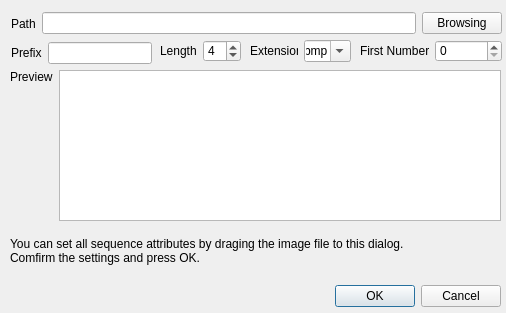
<?xml version="1.0" encoding="UTF-8"?>
<ui version="4.0">
 <class>SeqDialog</class>
 <widget class="QDialog" name="SeqDialog">
  <property name="geometry">
   <rect>
    <x>0</x>
    <y>0</y>
    <width>506</width>
    <height>313</height>
   </rect>
  </property>
  <property name="acceptDrops">
   <bool>true</bool>
  </property>
  <property name="windowTitle">
   <string>Image Sequence Setting</string>
  </property>
  <widget class="QDialogButtonBox" name="buttonBox">
   <property name="geometry">
    <rect>
     <x>160</x>
     <y>280</y>
     <width>341</width>
     <height>32</height>
    </rect>
   </property>
   <property name="orientation">
    <enum>Qt::Horizontal</enum>
   </property>
   <property name="standardButtons">
    <set>QDialogButtonBox::Cancel|QDialogButtonBox::Ok</set>
   </property>
  </widget>
  <widget class="QWidget" name="layoutWidget">
   <property name="geometry">
    <rect>
     <x>10</x>
     <y>70</y>
     <width>491</width>
     <height>151</height>
    </rect>
   </property>
   <layout class="QHBoxLayout" name="horizontalLayout_6">
    <item>
     <widget class="QLabel" name="label_6">
      <property name="sizePolicy">
       <sizepolicy hsizetype="Fixed" vsizetype="Preferred">
        <horstretch>0</horstretch>
        <verstretch>0</verstretch>
       </sizepolicy>
      </property>
      <property name="text">
       <string>Preview</string>
      </property>
      <property name="scaledContents">
       <bool>false</bool>
      </property>
      <property name="alignment">
       <set>Qt::AlignLeading|Qt::AlignLeft|Qt::AlignTop</set>
      </property>
     </widget>
    </item>
    <item>
     <widget class="QTextEdit" name="textPreview">
      <property name="lineWrapMode">
       <enum>QTextEdit::NoWrap</enum>
      </property>
      <property name="readOnly">
       <bool>true</bool>
      </property>
     </widget>
    </item>
   </layout>
  </widget>
  <widget class="QLabel" name="label_7">
   <property name="geometry">
    <rect>
     <x>10</x>
     <y>230</y>
     <width>491</width>
     <height>41</height>
    </rect>
   </property>
   <property name="text">
    <string>You can set all sequence attributes by draging the image file to this dialog.
Comfirm the settings and press OK.</string>
   </property>
  </widget>
  <widget class="QWidget" name="">
   <property name="geometry">
    <rect>
     <x>11</x>
     <y>11</y>
     <width>491</width>
     <height>25</height>
    </rect>
   </property>
   <layout class="QHBoxLayout" name="horizontalLayout">
    <item>
     <widget class="QLabel" name="label">
      <property name="text">
       <string>Path</string>
      </property>
     </widget>
    </item>
    <item>
     <widget class="QLineEdit" name="textPath">
      <property name="toolTip">
       <string extracomment="影像序列路徑"/>
      </property>
     </widget>
    </item>
    <item>
     <widget class="QPushButton" name="btnBrowsing">
      <property name="text">
       <string>Browsing</string>
      </property>
     </widget>
    </item>
   </layout>
  </widget>
  <widget class="QWidget" name="">
   <property name="geometry">
    <rect>
     <x>11</x>
     <y>42</y>
     <width>141</width>
     <height>22</height>
    </rect>
   </property>
   <layout class="QHBoxLayout" name="horizontalLayout_4">
    <item>
     <widget class="QLabel" name="label_4">
      <property name="text">
       <string>Prefix</string>
      </property>
     </widget>
    </item>
    <item>
     <widget class="QLineEdit" name="textPrefix">
      <property name="toolTip">
       <string extracomment="前綴字"/>
      </property>
      <property name="text">
       <string/>
      </property>
     </widget>
    </item>
   </layout>
  </widget>
  <widget class="QWidget" name="">
   <property name="geometry">
    <rect>
     <x>250</x>
     <y>40</y>
     <width>101</width>
     <height>22</height>
    </rect>
   </property>
   <layout class="QHBoxLayout" name="horizontalLayout_5">
    <item>
     <widget class="QLabel" name="label_5">
      <property name="text">
       <string>Extension</string>
      </property>
     </widget>
    </item>
    <item>
     <widget class="QComboBox" name="comboExt">
      <property name="toolTip">
       <string extracomment="選擇或輸入副檔名"/>
      </property>
      <property name="editable">
       <bool>true</bool>
      </property>
      <property name="currentIndex">
       <number>0</number>
      </property>
      <item>
       <property name="text">
        <string>bmp</string>
       </property>
      </item>
      <item>
       <property name="text">
        <string>jpg</string>
       </property>
      </item>
      <item>
       <property name="text">
        <string>jpeg</string>
       </property>
      </item>
     </widget>
    </item>
   </layout>
  </widget>
  <widget class="QWidget" name="">
   <property name="geometry">
    <rect>
     <x>160</x>
     <y>40</y>
     <width>81</width>
     <height>22</height>
    </rect>
   </property>
   <layout class="QHBoxLayout" name="horizontalLayout_2">
    <item>
     <widget class="QLabel" name="label_2">
      <property name="sizePolicy">
       <sizepolicy hsizetype="Minimum" vsizetype="Preferred">
        <horstretch>0</horstretch>
        <verstretch>0</verstretch>
       </sizepolicy>
      </property>
      <property name="text">
       <string>Length</string>
      </property>
     </widget>
    </item>
    <item>
     <widget class="QSpinBox" name="spinLength">
      <property name="toolTip">
       <string extracomment="檔名長度"/>
      </property>
      <property name="minimum">
       <number>1</number>
      </property>
      <property name="maximum">
       <number>10</number>
      </property>
      <property name="value">
       <number>4</number>
      </property>
     </widget>
    </item>
   </layout>
  </widget>
  <widget class="QWidget" name="">
   <property name="geometry">
    <rect>
     <x>360</x>
     <y>40</y>
     <width>142</width>
     <height>22</height>
    </rect>
   </property>
   <layout class="QHBoxLayout" name="horizontalLayout_3">
    <item>
     <widget class="QLabel" name="label_3">
      <property name="text">
       <string>First Number</string>
      </property>
     </widget>
    </item>
    <item>
     <widget class="QSpinBox" name="spinFirstNum">
      <property name="minimum">
       <number>0</number>
      </property>
      <property name="maximum">
       <number>99999999</number>
      </property>
      <property name="singleStep">
       <number>1</number>
      </property>
     </widget>
    </item>
   </layout>
  </widget>
  <zorder>buttonBox</zorder>
  <zorder>layoutWidget</zorder>
  <zorder>layoutWidget_2</zorder>
  <zorder>label_5</zorder>
  <zorder>label_7</zorder>
 </widget>
 <resources/>
 <connections>
  <connection>
   <sender>buttonBox</sender>
   <signal>accepted()</signal>
   <receiver>SeqDialog</receiver>
   <slot>accept()</slot>
   <hints>
    <hint type="sourcelabel">
     <x>378</x>
     <y>164</y>
    </hint>
    <hint type="destinationlabel">
     <x>157</x>
     <y>178</y>
    </hint>
   </hints>
  </connection>
  <connection>
   <sender>buttonBox</sender>
   <signal>rejected()</signal>
   <receiver>SeqDialog</receiver>
   <slot>reject()</slot>
   <hints>
    <hint type="sourcelabel">
     <x>446</x>
     <y>170</y>
    </hint>
    <hint type="destinationlabel">
     <x>286</x>
     <y>178</y>
    </hint>
   </hints>
  </connection>
 </connections>
</ui>
